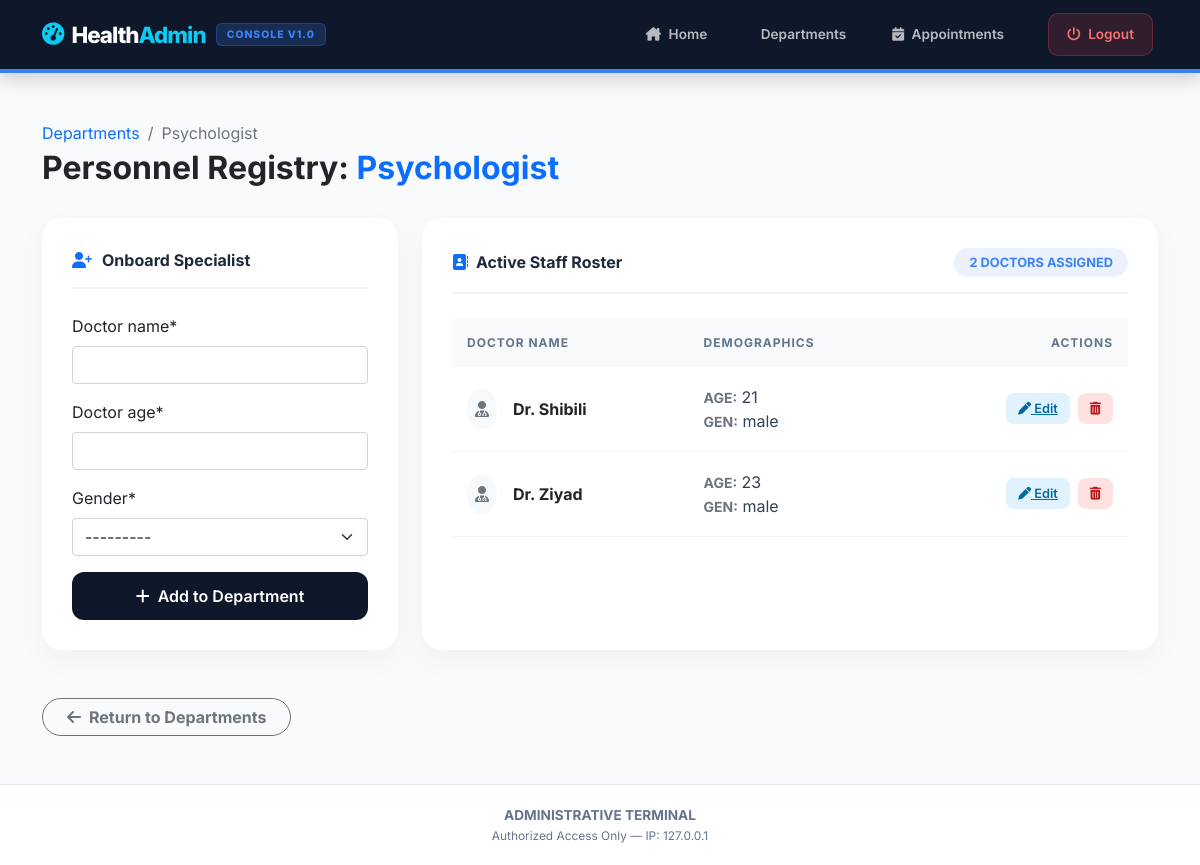
Screenshot of /add-doctor-admin/1/ (signed in) with the database file from the repository.
### app1/models.py (models this page shows)
class Department_model(models.Model):
    name = models.CharField("Add Department", max_length=50)

class Add_doctor_model(models.Model):
    department = models.ForeignKey(Department_model, on_delete=models.CASCADE, related_name='doctor')
    name = models.CharField("doctor name", max_length=50)
    age = models.IntegerField("doctor age")
    choice_field = [('male', 'Male'), ('female', 'Female')]
    gender = models.CharField("gender", max_length=10, choices=choice_field)  # ✅ add max_length

### app1/views.py (the view, shortened to what this page needs)
# urls.py: path('add-doctor-admin/<int:i>/', views.Add_doctor.as_view(), name="add-doctor-admin"),
@method_decorator(login_required, name='dispatch')
class Add_doctor(View):
    def get(self, request, i):
        department = get_object_or_404(Department_model, id=i)
        return render(request, 'admin1/add_doctor.html', {
            'department': department,
            'de': department.doctor.all(),
            'form': Add_doctor_form()
        })

### app1/forms.py
class Add_doctor_form(forms.ModelForm):
    class Meta:
        model=Add_doctor_model
        fields=['name','age','gender']

### app1/context_processor.py (called while the page is built)
def first_department(request):
    return {'first_dept': Department_model.objects.first()}

### templates/admin1/add_doctor.html (shortened to what this page needs)
{% extends 'admin1/base.html' %}
{% load crispy_forms_tags %}
{% block content %}
<div class="container-fluid">
    <div class="registry-header">
        <nav aria-label="breadcrumb">
            <ol class="breadcrumb mb-1">
                <li class="breadcrumb-item"><a href="{% url 'admin-department' %}" class="text-decoration-none">Departments</a></li>
                <li class="breadcrumb-item active" aria-current="page">{{ department.name }}</li>
            </ol>
        </nav>
        <h2 class="fw-bold text-dark">Personnel Registry: <span class="text-primary">{{ department.name }}</span></h2>
    </div>
    <div class="row g-4">
        <div class="col-lg-4">
            <div class="glass-card">
                <div class="form-section-title">
                    <i class="fa-solid fa-user-plus text-primary"></i>
                    <span>Onboard Specialist</span>
                </div>
                <form action="" method="POST">
                    <div class="mb-3">
                        {{ form|crispy }}
                    </div>
                    <button type="submit" class="btn-submit-med">
                        <i class="fa-solid fa-plus me-2"></i>Add to Department
                    </button>
                </form>
            </div>
        </div>
        <div class="col-lg-8">
            <div class="glass-card">
                <div class="form-section-title d-flex justify-content-between align-items-center">
                    <div class="d-flex align-items-center gap-2">
                        <i class="fa-solid fa-address-book text-primary"></i>
                        <span>Active Staff Roster</span>
                    </div>
                    <span class="dept-badge">{{ de.count }} Doctors Assigned</span>
                </div>
                <div class="table-responsive">
                    <table class="table staff-table mb-0">
                        <thead>
                            <tr>
                                <th>Doctor Name</th>
                                <th>Demographics</th>
                                <th class="text-end">Actions</th>
                            </tr>
                        </thead>
                        <tbody>
                            {% for i in de %}
                            <tr>
                                <td>
                                    <div class="d-flex align-items-center gap-3">
                                        <div class="rounded-circle bg-light p-2">
                                            <i class="fa-solid fa-user-md text-secondary"></i>
                                        </div>
                                        <div class="fw-bold text-dark">Dr. {{ i.name }}</div>
                                    </div>
                                </td>
                                <td>
                                    <span class="text-muted small fw-bold text-uppercase">Age:</span> {{ i.age }} <br>
                                    <span class="text-muted small fw-bold text-uppercase">Gen:</span> {{ i.gender }}
                                </td>
                                <td class="text-end">
                                    <div class="d-flex justify-content-end gap-2">
                                        <a href="{% url 'doctor-edit-admin' i.id %}" class="btn-edit-sm">
                                            <i class="fa-solid fa-pen"></i> Edit
                                        </a>
                                        <a href="{% url 'remove-doctor' i.id %}" class="btn-remove-sm" onclick="return confirm('Are you sure you want to remove this doctor?')">
                                            <i class="fa-solid fa-trash-can"></i>
                                        </a>
                                    </div>
                                </td>
                            </tr>
                            {% endfor %}
                        </tbody>
                    </table>
                </div>
            </div>
        </div>
    </div>
    <div class="mt-5">
        <a href="{% url 'admin-department' %}" class="btn btn-outline-secondary px-4 rounded-pill fw-bold">
            <i class="fa-solid fa-arrow-left me-2"></i>Return to Departments
        </a>
    </div>
</div>
{% endblock %}

### templates/admin1/base.html (style rules this page uses)
:root { --admin-bg: #f8fafc; --nav-dark: #0f172a; --accent-green: #10b981; --accent-blue: #3b82f6; }
body { background-color: var(--admin-bg); font-family: 'Inter', sans-serif; margin: 0; }

### templates/admin1/add_doctor.html (style rules this page uses)
.registry-header { margin-bottom: 30px; }
.dept-badge { background: rgba(59, 130, 246, 0.1); color: #3b82f6; padding: 5px 15px; border-radius: 50px; font-size: 0.8rem; font-weight: 700; text-transform: uppercase; }
.glass-card { background: white; border-radius: 20px; border: none; box-shadow: 0 10px 30px rgba(0,0,0,0.04); padding: 30px; height: 100%; }
.form-section-title { font-weight: 700; color: #1e293b; border-bottom: 2px solid #f1f5f9; padding-bottom: 15px; margin-bottom: 25px; display: flex; align-items: center; gap: 10px; }
.staff-table thead th { background: #f8fafc; color: #64748b; font-size: 0.75rem; text-transform: uppercase; letter-spacing: 1px; padding: 15px; border: none; }
.staff-table tbody td { padding: 18px 15px; vertical-align: middle; color: #334155; border-bottom: 1px solid #f1f5f9; }
.btn-edit-sm { background: #e0f2fe; color: #0369a1; border: none; padding: 6px 12px; border-radius: 8px; font-size: 0.8rem; font-weight: 600; transition: 0.2s; }
.btn-remove-sm { background: #fee2e2; color: #b91c1c; border: none; padding: 6px 12px; border-radius: 8px; font-size: 0.8rem; font-weight: 600; transition: 0.2s; }
.btn-submit-med { background: #0f172a; color: white; border: none; border-radius: 12px; padding: 12px; font-weight: 600; width: 100%; transition: 0.3s; }

### rows the page displays
Department_model: name "Psychologist", count "2"
Add_doctor_model: name "Shibili", age "21", gender "male"
Add_doctor_model: name "Ziyad", age "23", gender "male"

### other values shown
{{ request.META.REMOTE_ADDR }} "127.0.0.1"
